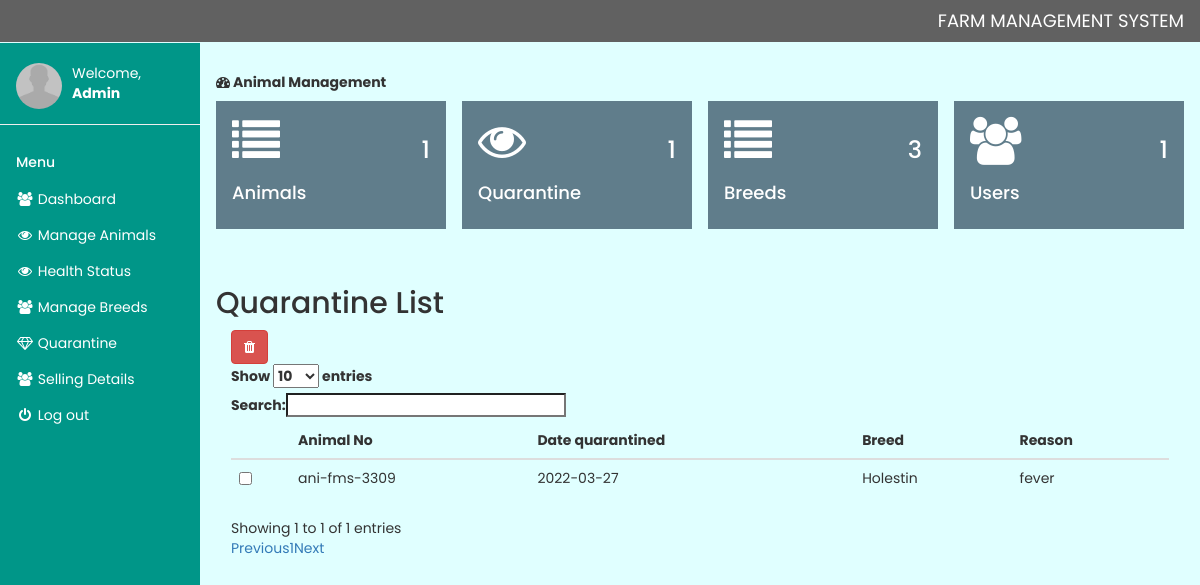
The app's page /manage-quarantine.php (signed in) with its own data.
### tables this page shows
CREATE TABLE `quarantine` (
  `id` int(50) NOT NULL,
  `animal_no` varchar(50) NOT NULL,
  `date_q` varchar(50) NOT NULL,
  `reason` text NOT NULL,
  `breed` varchar(50) NOT NULL
);

### manage-quarantine.php (the view, shortened to what this page needs)
<?php include 'setting/system.php'; ?>
<?php include 'theme/head.php'; ?>
<?php include 'theme/sidebar.php'; ?>
<div class="w3-main" style="margin-left:200px;margin-top:43px;">
  <header class="w3-container" style="padding-top:22px">
    <h5><b><i class="fa fa-dashboard"></i> Animal Management</b></h5>
  </header>
 <?php include 'inc/data.php'; ?>
 <div class="w3-container" style="padding-top:22px">
	 <div class="w3-row">
	 	<h2>Quarantine List</h2>
	 	<div class="col-md-12">
	 		<a title="Check to delete from list" data-toggle="modal" data-target="#_remove" id="delete"  class="btn btn-danger"><i class="fa fa-trash"></i>
			</a>
	 		<form method="post" action="remove_quarantine.php">
	 		<table class="table table-hover" id="table">
	 			<thead>
	 				<tr>
	 					<th></th>
	 					<th>Animal No</th>
	 					<th>Date quarantined</th>
	 					<th>Breed</th>
	 					<th>Reason</th>
	 				</tr>
	 			</thead>
	 			<tbody>
	 				<?php
	 				$get = $db->query("SELECT * FROM quarantine");
	 				$res = $get->fetchAll(PDO::FETCH_OBJ);
	 				foreach($res as $n){ ?>
                         <tr>
                         	<td>
                         		<input type="checkbox" name="selector[]" value="<?php echo $n->id ?>">
                         	</td>
                         	<td> <?php echo $n->animal_no; ?> </td>
                         	<td>  <?php echo $n->date_q; ?> </td>
                         	<td><?php echo $n->breed; ?> </td>
                         	<td> <?php echo $n->reason; ?> </td>
                         </tr>
	 				<?php }
	 				?>
	 			</tbody>
	 		</table>
	 	</form>
	 	</div>
	 	 </div>
</div>
</div>
<?php include 'theme/foot.php'; ?>

### css/style.css (style rules this page uses)
* { margin: 0; padding: 0; box-sizing: border-box; font-family: 'Poppins', sans-serif; }

### theme/head.php (style rules this page uses)
body { font-family: 'Poppins', sans-serif; background-color: lightcyan ; }

### records on screen
quarantine: animal_no "ani-fms-3309", date_q "2022-03-27", breed "Holestin", reason "fever"

### other values on screen
NAME_X "FARM MANAGEMENT SYSTEM"
$_SESSION['user'] "Admin"
$pCount "1"
$qCount "1"
$bCount "3"
$uCount "1"
